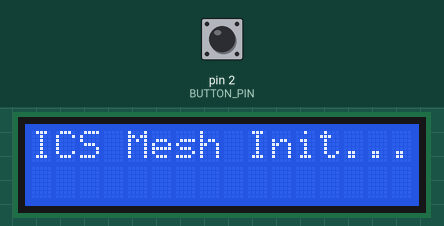
This sketch was run on a simulated Arduino Uno, built with avr-gcc and run on an emulated ATmega328P. Parts: 16×2 character LCD. The inputs (shaded band) are chosen by the test bench; at power-on: pin 2 (BUTTON_PIN) HIGH. WiFi joins after 1.5 s; servers stay silent unless stated; random numbers use the default seed unless the sketch sets one.

Above: at 0.1 s.
At 2.8 s:
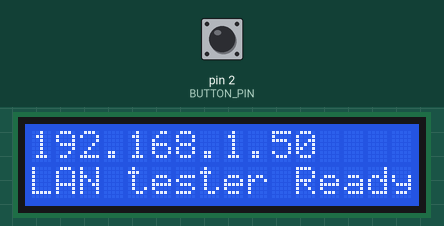
2.9 s: pin 2 (BUTTON_PIN) pulled LOW for 0.15 s
At 4.1 s:
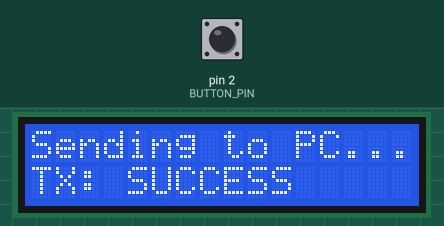
6.0 s: pin 2 (BUTTON_PIN) pulled LOW for 1 s
9.6 s: pin 2 (BUTTON_PIN) pulled LOW for 3.2 s
Timing chart, 0 to 12.6 s (numbered marks = the images above; inputs shaded):
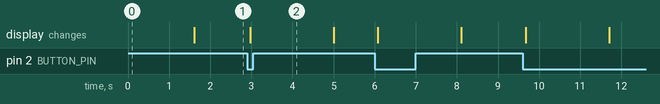

Measured:
- after the input at 2.9 s, the display: changes after 0.08 s (image 2)

The sketch:

SPI_RJ45_convert_v3.0_router_node.ino
```cpp
#include <SPI.h>
#include <Ethernet.h>
#include <Wire.h>
#include <LiquidCrystal_I2C.h>

#define BUTTON_PIN 2
#define CS_PIN 10

LiquidCrystal_I2C lcd(0x27, 16, 2);
EthernetUDP Udp;

unsigned int localPort = 8888;
unsigned int remotePort = 8888;

byte mac[6];
// Updated fallback subnet matching the Windows ICS gateway (192.168.137.1)
IPAddress fallbackIP(192, 168, 137, 200);

const char* NODE_SIGNATURE = "TG_NODE:";
bool lastButtonState = HIGH;

void generateRandomMAC() {
  randomSeed(analogRead(A0) + analogRead(A1));
  mac[0] = 0xDE;
  mac[1] = 0xAD;
  mac[2] = random(0x00, 0xFE);
  mac[3] = random(0x00, 0xFE);
  mac[4] = random(0x00, 0xFE);
  mac[5] = random(0x00, 0xFE);
}

void setup() {
  pinMode(BUTTON_PIN, INPUT_PULLUP);

  lcd.init();
  lcd.backlight();
  lcd.print(F("ICS Mesh Init..."));

  generateRandomMAC();
  Ethernet.init(CS_PIN);

  lcd.setCursor(0, 1);
  // Request an IP from your Windows LAN tester
  if (Ethernet.begin(mac) == 0) {
    lcd.print(F("DHCP Timeout"));
    delay(1000);
    // Use the 192.168.137.x fallback if Windows is slow to respond
    fallbackIP[3] = random(20, 250);
    Ethernet.begin(mac, fallbackIP);
  }

  Udp.begin(localPort);
  showIdleScreen();
}

void loop() {
  // --- 1. RECEIVER (Listen for packets from PC) ---
  int packetSize = Udp.parsePacket();
  if (packetSize > 0) {
    char packetBuffer[64] = {0};
    Udp.read(packetBuffer, sizeof(packetBuffer) - 1);
    String incomingData = String(packetBuffer);

    if (incomingData.startsWith(NODE_SIGNATURE)) {
      String cleanMessage = incomingData.substring(strlen(NODE_SIGNATURE));

      lcd.clear();
      lcd.print(F("PC TEST MSG:"));
      lcd.setCursor(0, 1);
      lcd.print(cleanMessage);

      delay(4000);
      showIdleScreen();
    }
  }

  // --- 2. TRANSMITTER (Send broadcast to PC on Button Press) ---
  bool currentButtonState = digitalRead(BUTTON_PIN);
  if (currentButtonState == LOW && lastButtonState == HIGH) {
    delay(50); // Debounce

    lcd.clear();
    lcd.print(F("Sending to PC..."));

    // Broadcast over the Windows network bridge
    IPAddress broadcastIP(255, 255, 255, 255);

    Udp.beginPacket(broadcastIP, remotePort);
    Udp.write(NODE_SIGNATURE);
    Udp.write("Ethernet test OK");

    if (Udp.endPacket() == 1) {
      lcd.setCursor(0, 1);
      lcd.print(F("TX: SUCCESS"));
    } else {
      lcd.setCursor(0, 1);
      lcd.print(F("TX: FAILED"));
    }
    delay(2000);
    showIdleScreen();
  }
  lastButtonState = currentButtonState;
}

void showIdleScreen() {
  lcd.clear();
  lcd.print(Ethernet.localIP());
  lcd.setCursor(0, 1);
  lcd.print(F("LAN tester Ready"));
}
```
